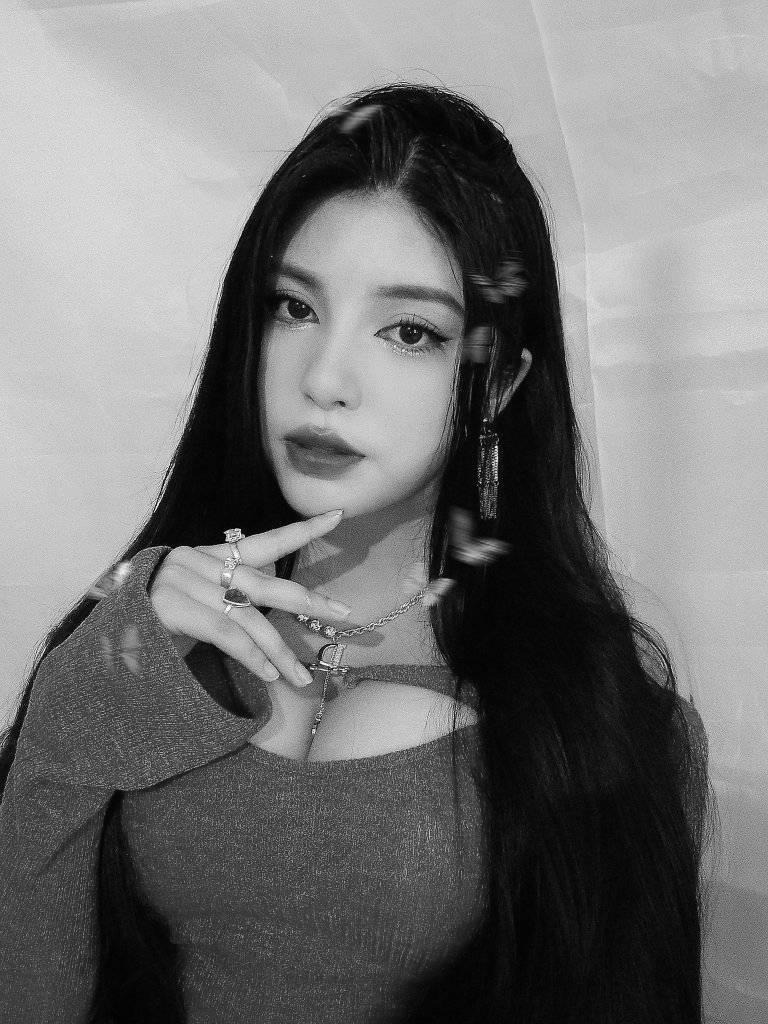
%> input picture VISION POR COMPUTADORA/EJERCICIOS/CAPITULO 3/code/F3.jpg, 768 x 1024 px
$ octave zerocross.m   (GNU Octave 9; MATLAB toolbox functions it lacks are replaced by stand-ins)
%> lines starting %> are read from the running program, lines starting %| are printed output that depends on the picture
clear all
close all

I = double(imread('F3.jpg'));
%> I: size 1024x768 double; min 0, max 255, mean 116.5; mean of the top-left, top-right, bottom-left and bottom-right quarters 165.2, 143.3, 91.4, 66.3

w1=fspecial('laplacian',0.001);
w2=fspecial('log',3);
w3=fspecial('log',10,2);

Ilap = imfilter(I,w1);
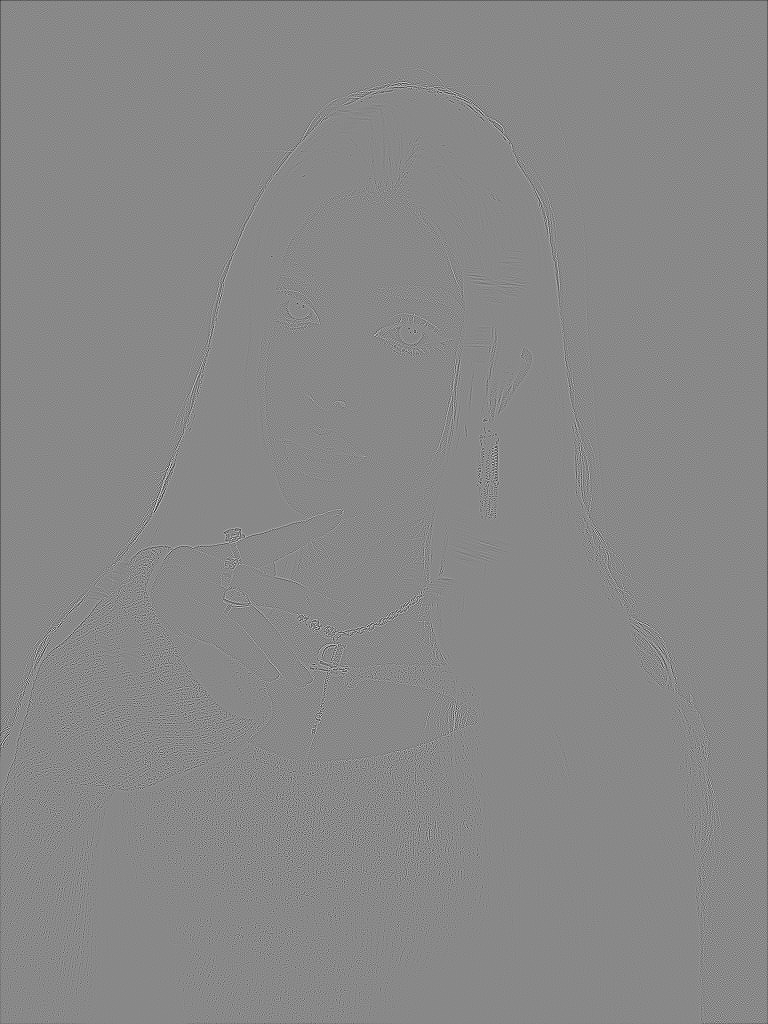
%> Ilap: size 1024x768 double; min -669.2, max 579.4, mean -0.7; drawn with min black and max white
Ilog1 = imfilter(I,w2);
Ilog2 = imfilter(I,w3);
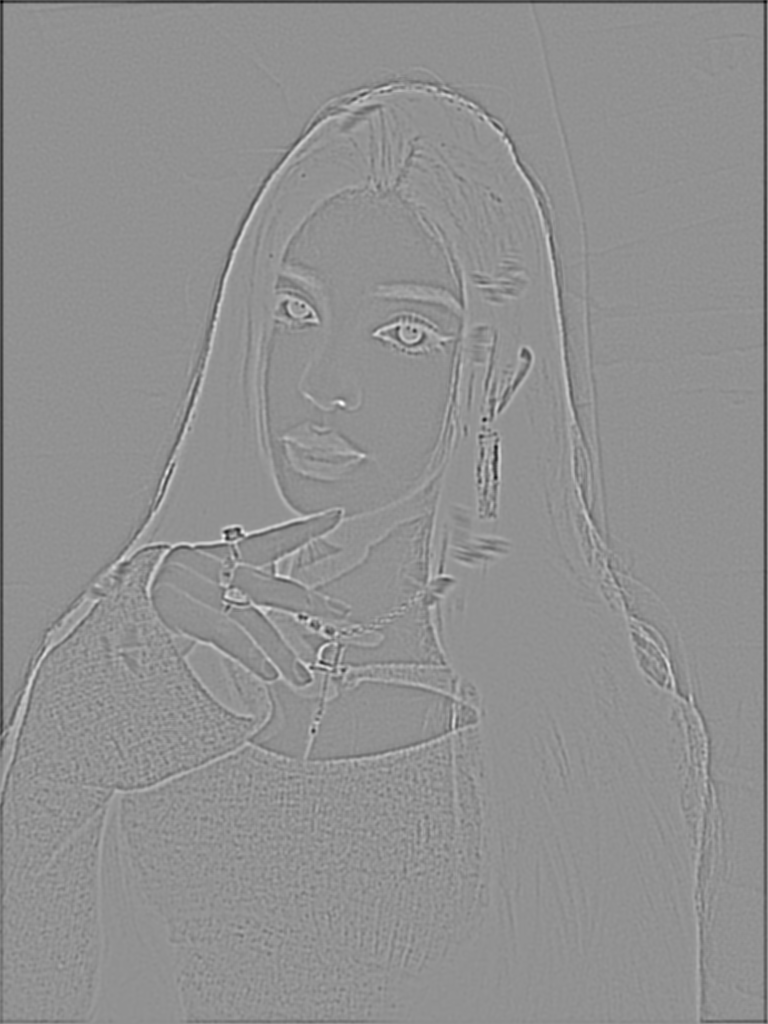
%> Ilog2: size 1024x768 double; min -21.08, max 15.8, mean -0.115; drawn with min black and max white

subplot(2,2,1)
imagesc(I)
title('Original')
subplot(2,2,2)
imagesc(Ilap)
title('Laplace')
subplot(2,2,3)
imagesc(Ilog1)
title('LOG 3')
subplot(2,2,4)
imagesc(Ilog2)
title('LOG 20')
colormap(gray)

figure
I2=Ilap < 0;
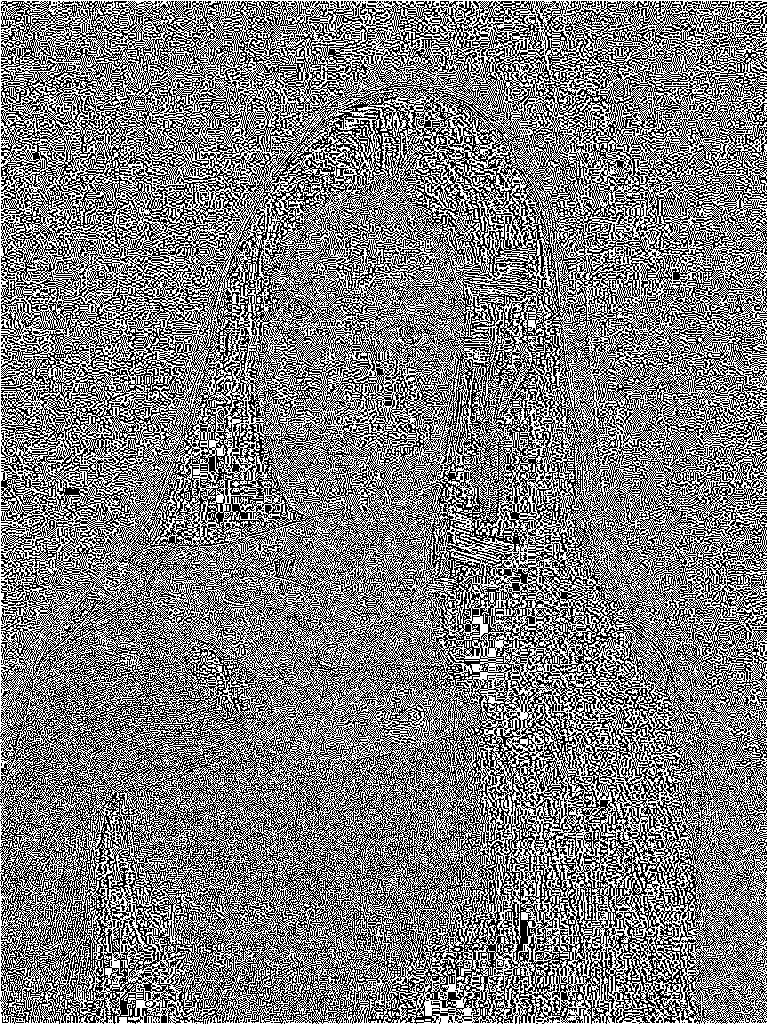
%> I2: size 1024x768 logical; 49.1% white in thin lines or dots
imagesc(I2)
colormap(gray)

$ run again, with VISION POR COMPUTADORA/EJERCICIOS/CAPITULO 3/code/F1.jpg copied over VISION POR COMPUTADORA/EJERCICIOS/CAPITULO 3/code/F3.jpg
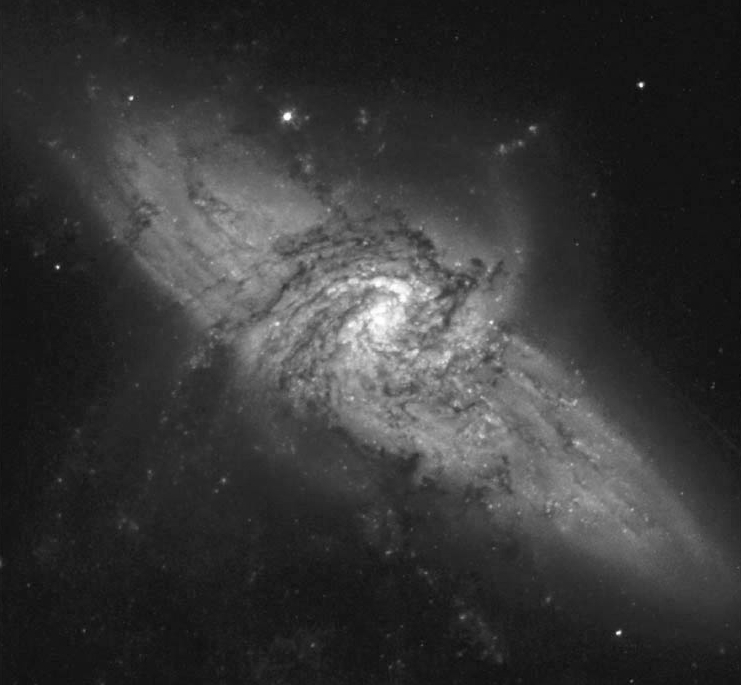
%> input picture VISION POR COMPUTADORA/EJERCICIOS/CAPITULO 3/code/F1.jpg, 741 x 685 px
%> `Ilog2 = imfilter(I,w3);`:
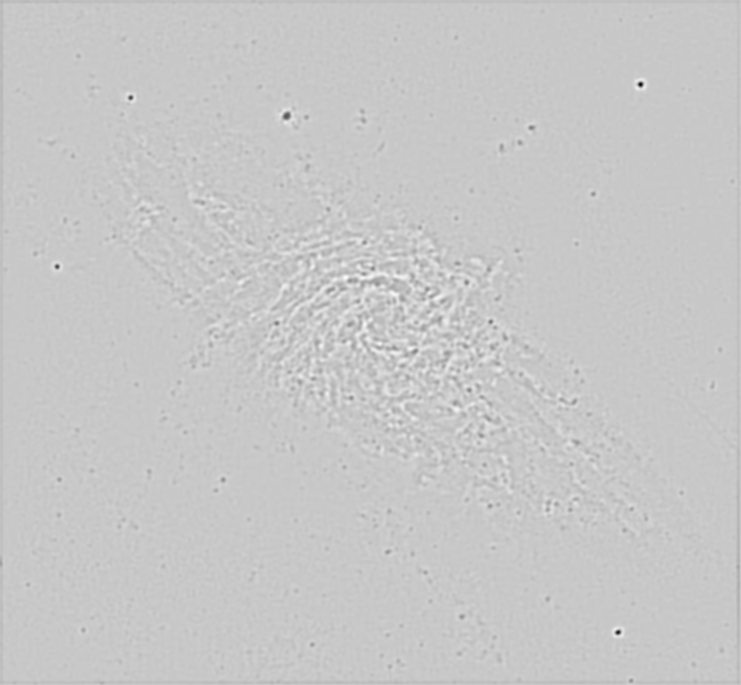
%> Ilog2: size 685x741 double; min -30.11, max 8.28, mean -0.0242; drawn with min black and max white
%> `I2=Ilap < 0;`:
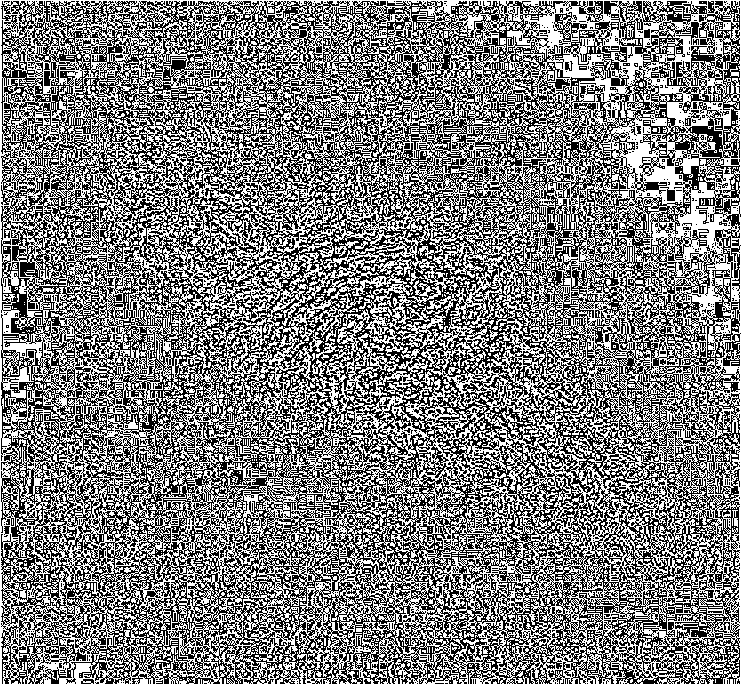
%> I2: size 685x741 logical; 49.2% white in thin lines or dots

$ run again, with VISION POR COMPUTADORA/EJERCICIOS/CAPITULO 3/code/F2.jpg copied over VISION POR COMPUTADORA/EJERCICIOS/CAPITULO 3/code/F3.jpg
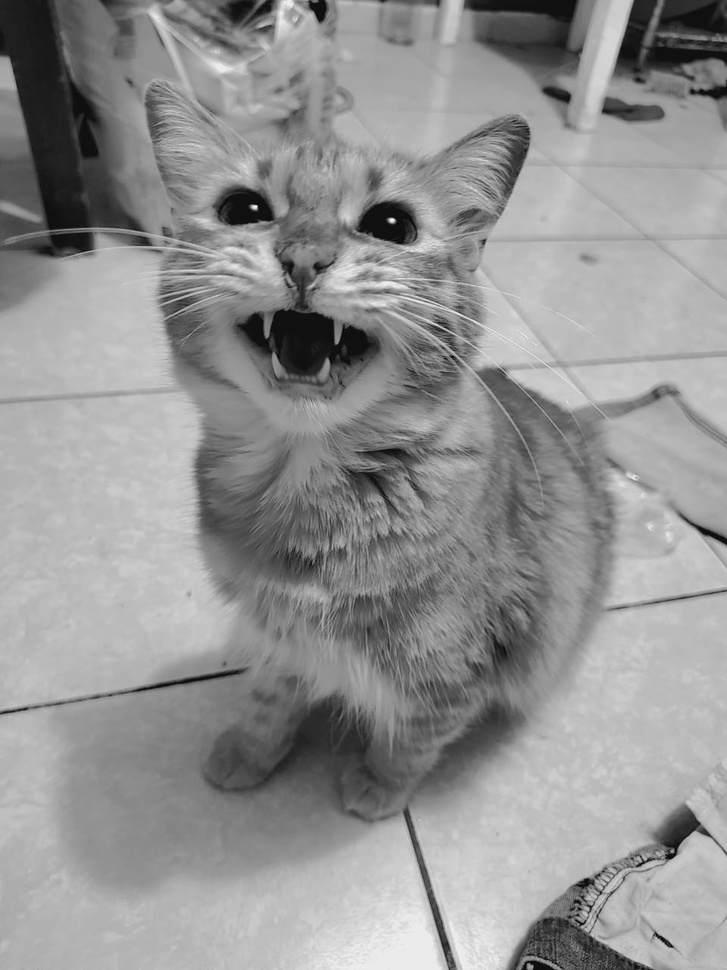
%> input picture VISION POR COMPUTADORA/EJERCICIOS/CAPITULO 3/code/F2.jpg, 727 x 970 px, shrunk from 960 x 1280 before the run
%> `Ilog2 = imfilter(I,w3);`:
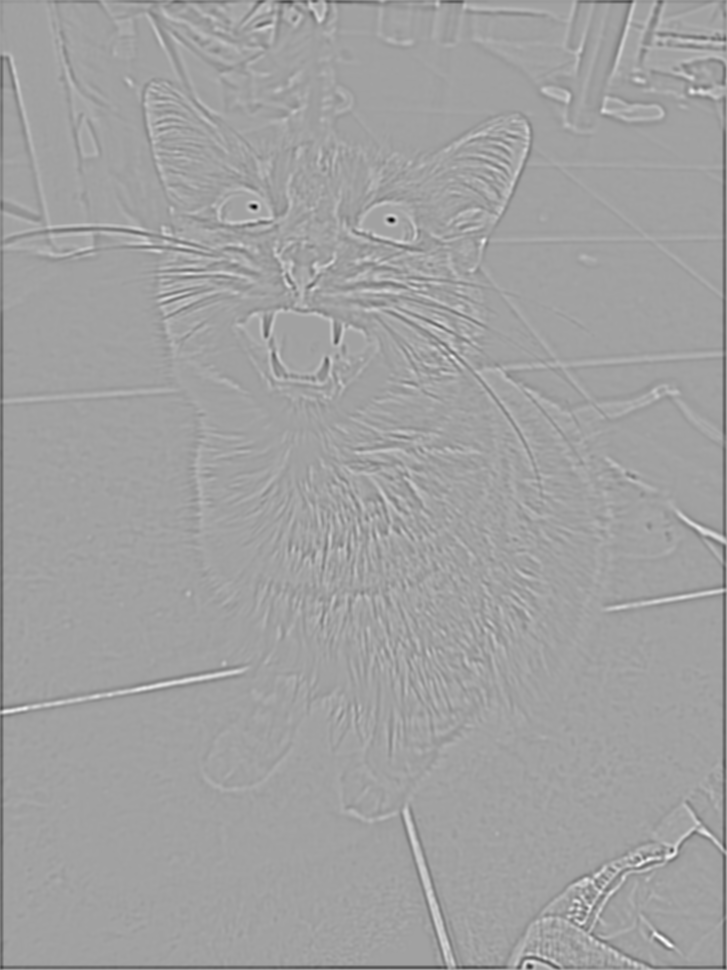
%> Ilog2: size 970x727 double; min -30, max 17.37, mean -0.121; drawn with min black and max white
%> `I2=Ilap < 0;`:
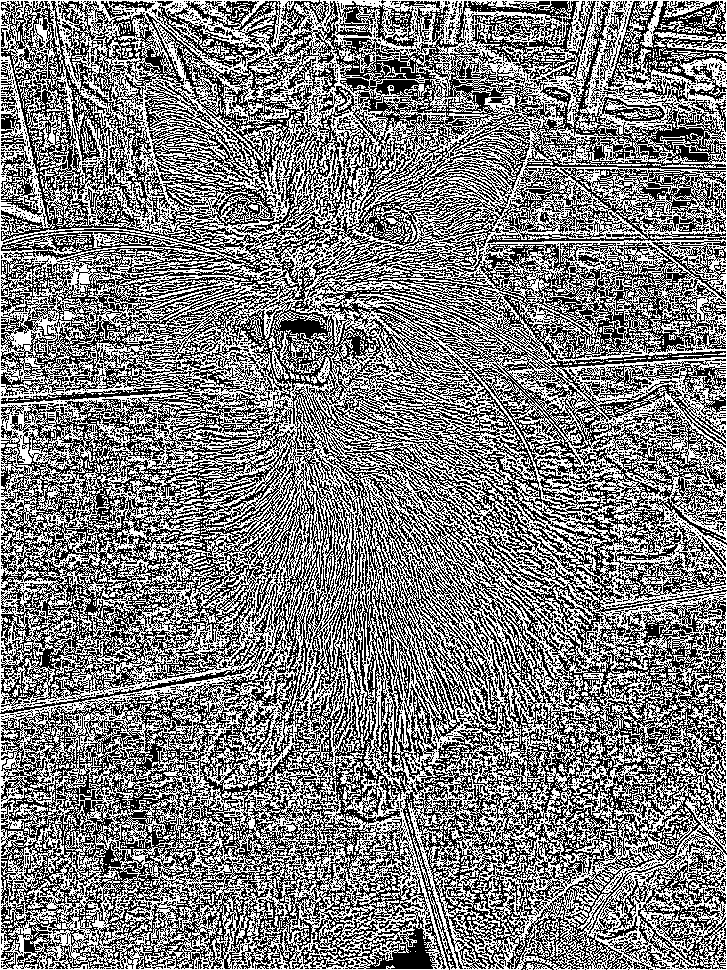
%> I2: size 970x727 logical; 49.4% white in thin lines or dots
